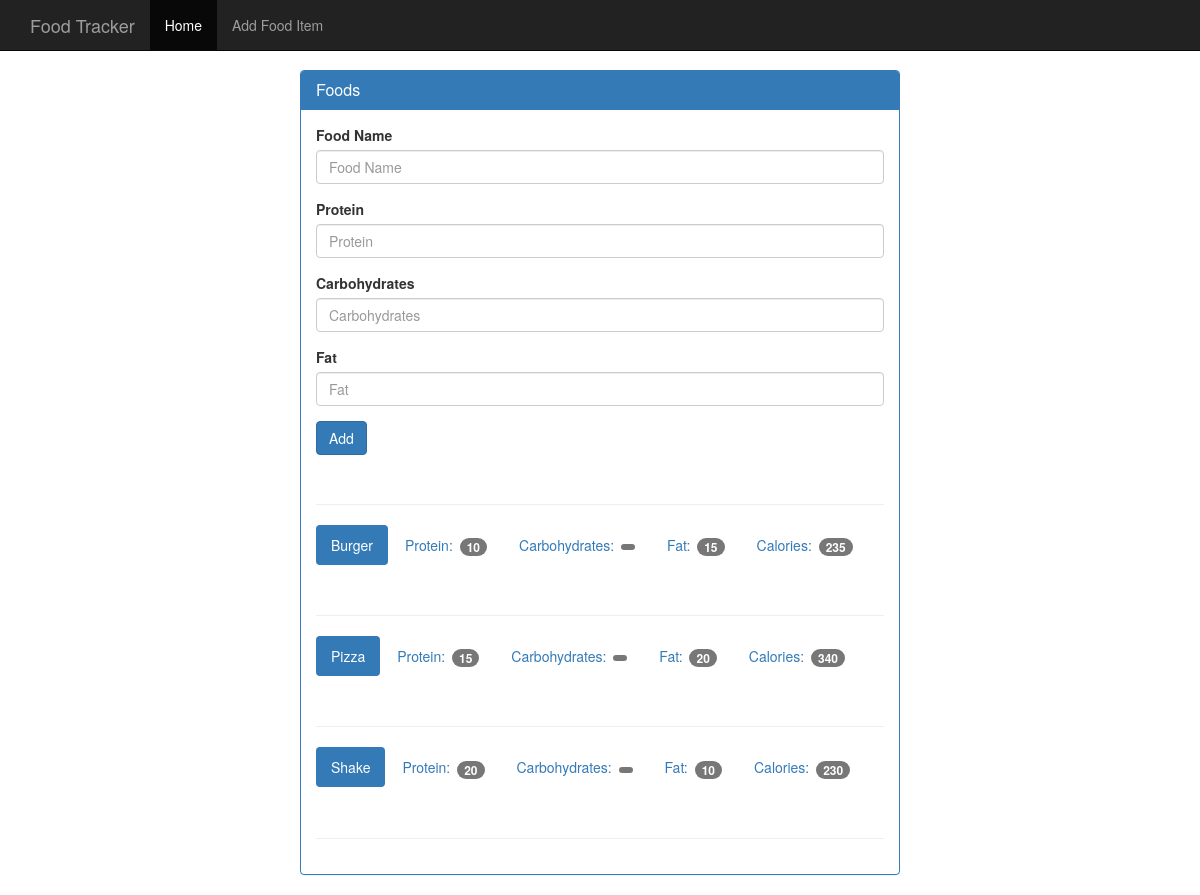
The app's page /food with its own data.
### tables this page shows
CREATE TABLE food (
    id integer primary key autoincrement,
    food_name text not null,
    protein integer not null,
    carbohydrates integer not null,
    fat integer not null,
    calories integer not null
);

### app.py (the view, shortened to what this page needs)
@app.route('/food', methods=['GET', 'POST'])
def food():
    db = get_db()
    cur = db.execute(
        'select food_name, protein, carbohydrates, fat, calories from food')
    results = cur.fetchall()
    return render_template('add_food.html', results=results, title='Food Tracker - Food')

### database.py (called while the page is built)
def connect_db():
    sql = sqlite3.connect('./food_log.db')
    sql.row_factory = sqlite3.Row
    return sql

def get_db():
    if not hasattr(g, 'sqlite3_db'):
        g.sqlite_db = connect_db()
    return g.sqlite_db

### templates/add_food.html (shortened to what this page needs)
{% extends 'base.html' %}
 {% block content %}
    <div class="container theme-showcase col-sm-6 col-sm-offset-3" role="main">
      <div class="row">
        <div>
          <div class="panel panel-primary">
            <div class="panel-heading">
              <h3 class="panel-title">Foods</h3>
            </div>
            <div class="panel-body">
              <form method="POST" action="{{ url_for('food') }}">
                <div class="form-group">
                  <label for="food-name">Food Name</label>
                  <input type="text" class="form-control" id="food-name" name='food-name' placeholder="Food Name">
                </div>
                <div class="form-group">
                  <label for="protein">Protein</label>
                  <input type="number" class="form-control" id="protein" name='protein' placeholder="Protein">
                </div>
                <div class="form-group">
                  <label for="carbohydrates">Carbohydrates</label>
                  <input type="number" class="form-control" id="carbohydrates" name='carbohydrate' placeholder="Carbohydrates">
                </div>
                <div class="form-group">
                  <label for="fat">Fat</label>
                  <input type="number" class="form-control" id="fat" name='fat' placeholder="Fat">
                </div>
                <button type="submit" class="btn btn-primary">Add</button>
              </form>
              <div class="page-header"></div>
              {% for food in results %}
              <ul class="nav nav-pills" role="tablist">
                <li class="active"><a> {{ food.food_name }} </a></li>
                <li><a>Protein: <span class="badge"> {{ food.protein }} </span></a></li>
                <li><a>Carbohydrates: <span class="badge"> {{ food.carbohydares }}</span></a></li>
                <li><a>Fat: <span class="badge"> {{ food.fat }}</span></a></li>
                <li><a>Calories: <span class="badge"> {{ food.calories }}</span></a></li>
              </ul>
              <div class="page-header"></div>
              {% endfor %}
  {% endblock content %}

### static/theme.css (style rules this page uses)
body { padding-top: 70px; padding-bottom: 30px; }

### records on screen
food: food_name "Burger", protein "10", fat "15", calories "235"
food: food_name "Pizza", protein "15", fat "20", calories "340"
food: food_name "Shake", protein "20", fat "10", calories "230"
